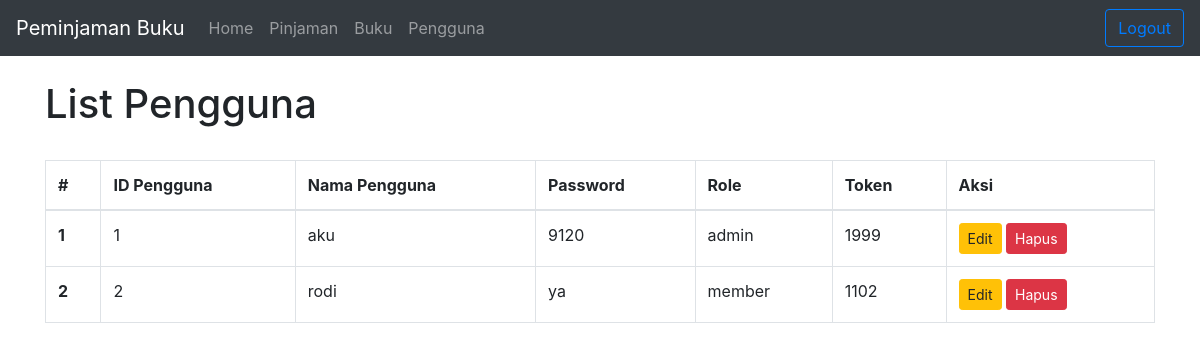
The page /user.php (signed in) on the database its author committed.
### tables this page shows
CREATE TABLE `user` (
  `id` int(20) NOT NULL,
  `username` varchar(255) NOT NULL,
  `password` varchar(255) NOT NULL,
  `role` varchar(255) NOT NULL,
  `token` varchar(255) NOT NULL
);

### user.php (the view, shortened to what this page needs)
<?php
        include("database.php");
    ?>
<!doctype html>
<html lang="en">
  <head>
    <link rel="stylesheet" href="https://cdn.jsdelivr.net/npm/bootstrap@4.6.2/dist/css/bootstrap.min.css">
  </head>
  <body>
  <?php
        include("navbar.php");
        $query = "SELECT * FROM user";
        $result = mysqli_query($dbconnect, $query);
    ?>
<div class="container">
  <br>
<h1>List Pengguna</h1>
<br>
<table class="table table-bordered">
  <thead>
    <tr>
      <th scope="col">#</th>
      <th scope="col">ID Pengguna</th>
      <th scope="col">Nama Pengguna</th>
      <th scope="col">Password</th>
      <th scope="col">Role</th>
      <th scope="col">Token</th>
      <th scope="col">Aksi</th>
    </tr>
  </thead>
  <tbody>
    <?php
      $i = 1;
      while($row = mysqli_fetch_assoc($result)) {
    ?>
    <tr>
      <th scope="row"><?php echo $i++; ?></th>
      <td><?php echo $row['id']; ?></td>
      <td><?php echo $row['username']; ?></td>
      <td><?php echo $row['password']; ?></td>
      <td><?php echo $row['role']; ?></td>
      <td><?php echo $row['token']; ?></td>
      <td><a href='edit.php?id=<?php echo $row['id']; ?>' class='btn btn-warning btn-sm'>Edit</a> <a href='delete.php?id=<?php echo $row['id']; ?>' class='btn btn-danger btn-sm'>Hapus</a></td>
    </tr>
    <?php } ?>
  </tbody>
</table>
  </body>
</html>

### rows shown on the page
user: id "1", username "aku", password "9120", role "admin", token "1999"
user: id "2", username "rodi", password "ya", role "member", token "1102"
